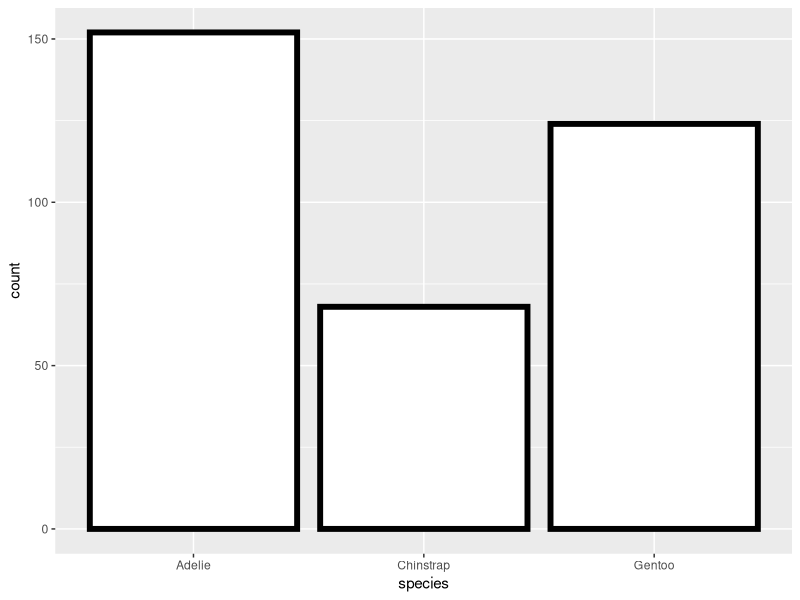
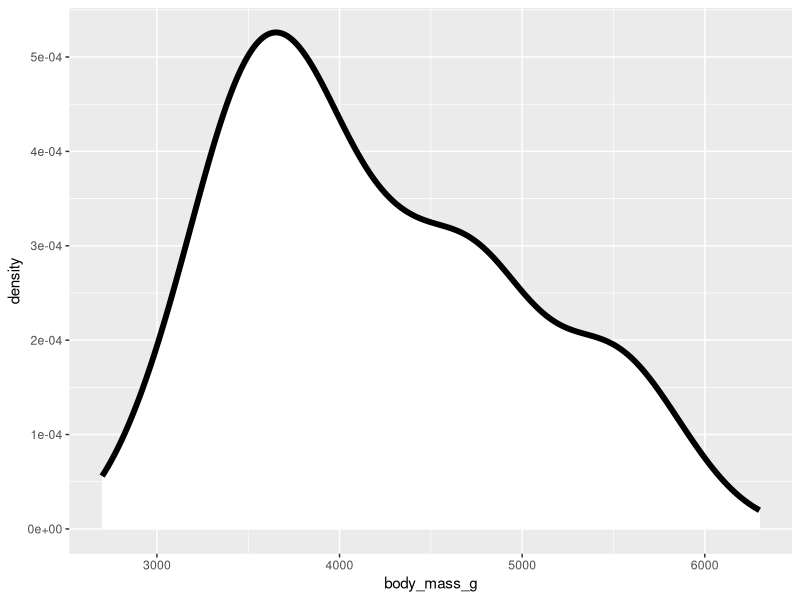
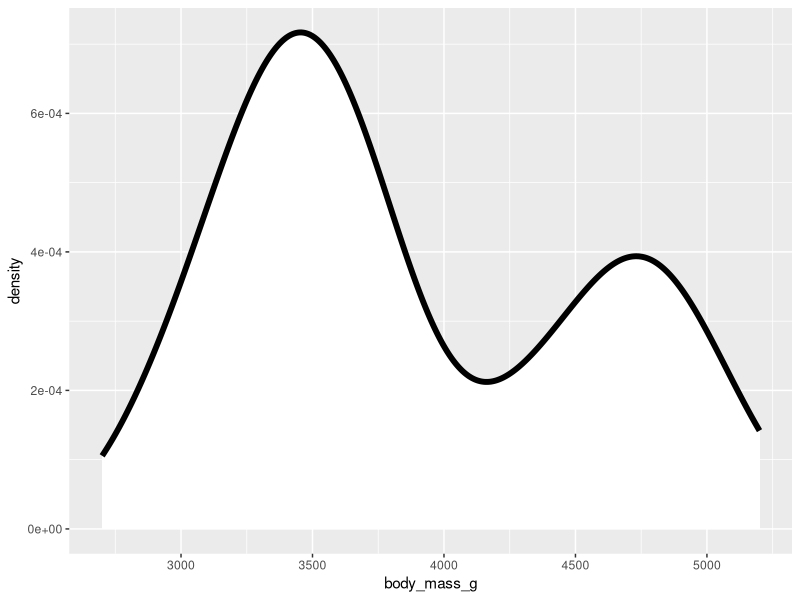
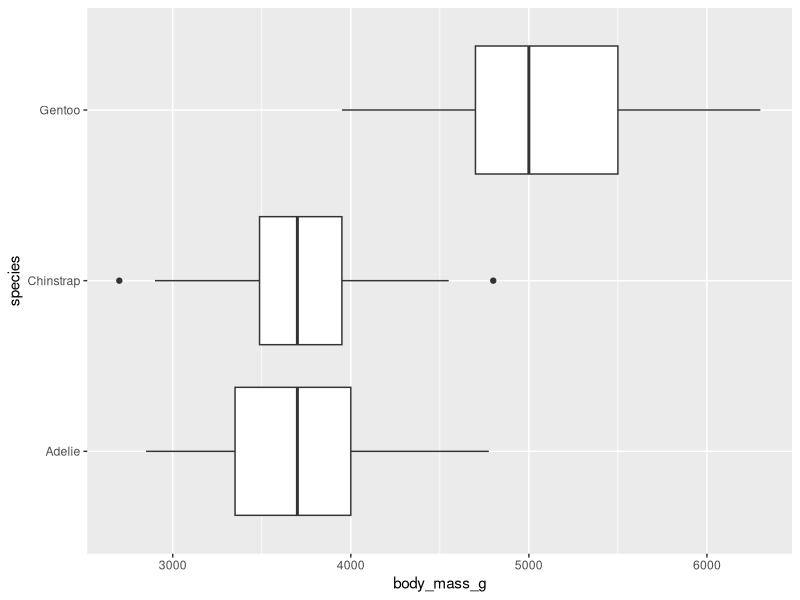
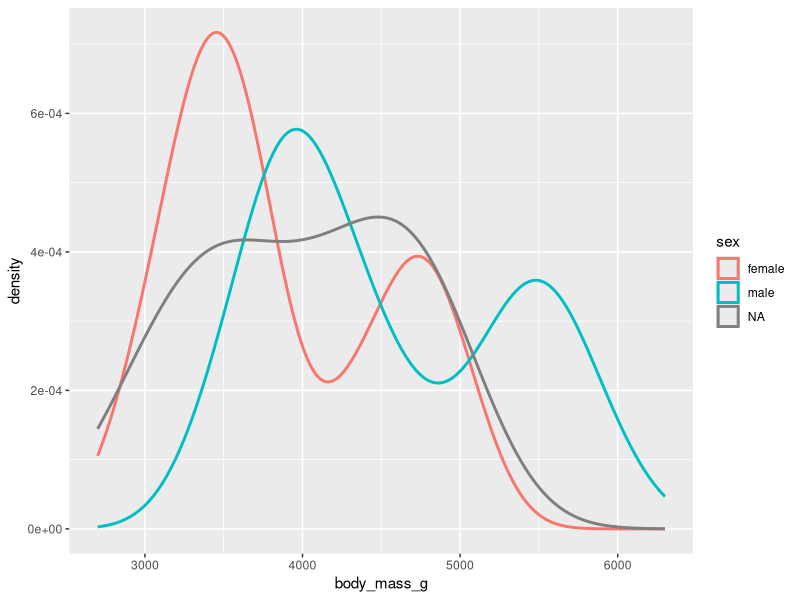
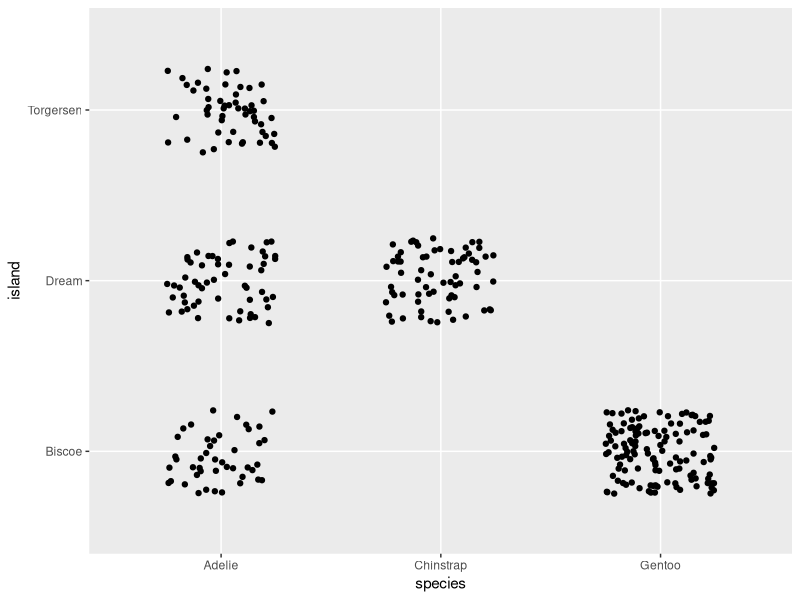
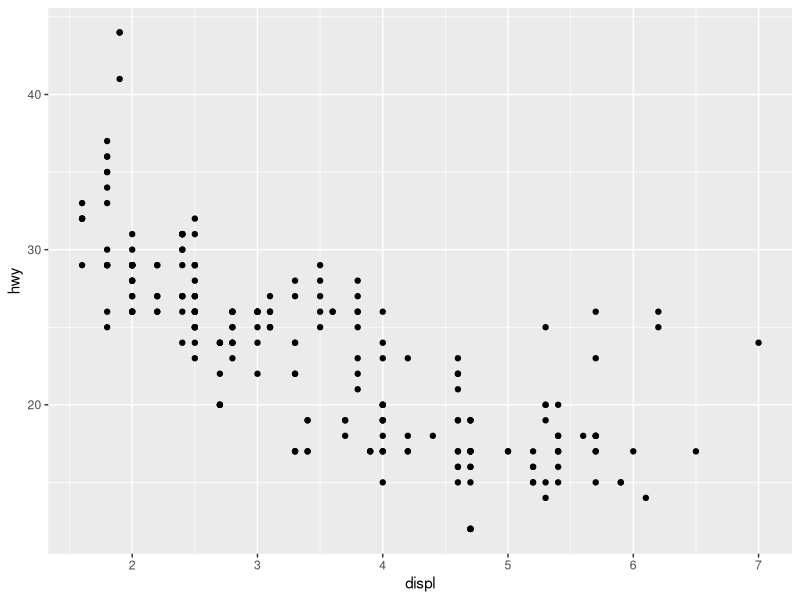
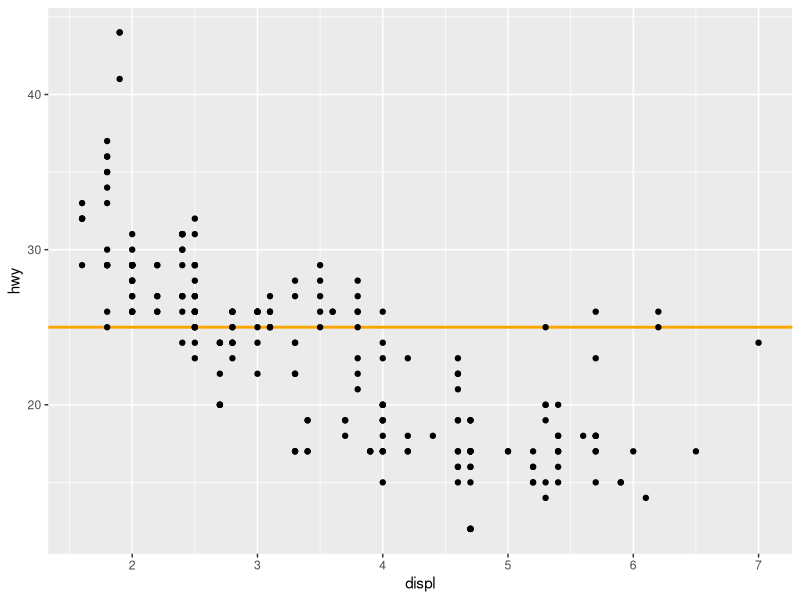

Write the R code that produced these figures, in order.
## ---- chunk 1
#| message: false
library(tidyverse)
library(palmerpenguins)
ggplot(penguins, aes(x = species)) + 
  geom_bar(fill = "white", color = "black", linewidth = 2)
## ---- chunk 2
ggplot(penguins, aes(x = body_mass_g)) + 
  geom_density(linewidth = 2, fill = "white")
## ---- chunk 3
penguinsF <- penguins |> filter(sex == "female")
ggplot(penguinsF, aes(x = body_mass_g)) + 
  geom_density(linewidth = 2, fill = "white")
## ---- chunk 4
ggplot(penguins, aes(x = body_mass_g, y = species)) + geom_boxplot()
## ---- chunk 5
ggplot(penguins, aes(x = body_mass_g, color = sex)) + 
  geom_density(linewidth = 1)
## ---- chunk 6
ggplot(penguins, aes(x = species, y = island)) + 
  geom_jitter(width = 0.25, height = 0.25)
## ---- chunk 7
ggplot(mpg, aes(x = displ, y = hwy)) + geom_point()
## ---- chunk 8
ggplot(mpg, aes(x = displ, y = hwy)) + 
  geom_hline(yintercept = 25, color = "orange", linewidth = 1) +
  geom_point()
## ---- chunk 9
ggplot(mpg, aes(x = displ, y = hwy)) + 
  geom_hline(yintercept = 25, color = "orange", linewidth = 1) +
  geom_jitter()
